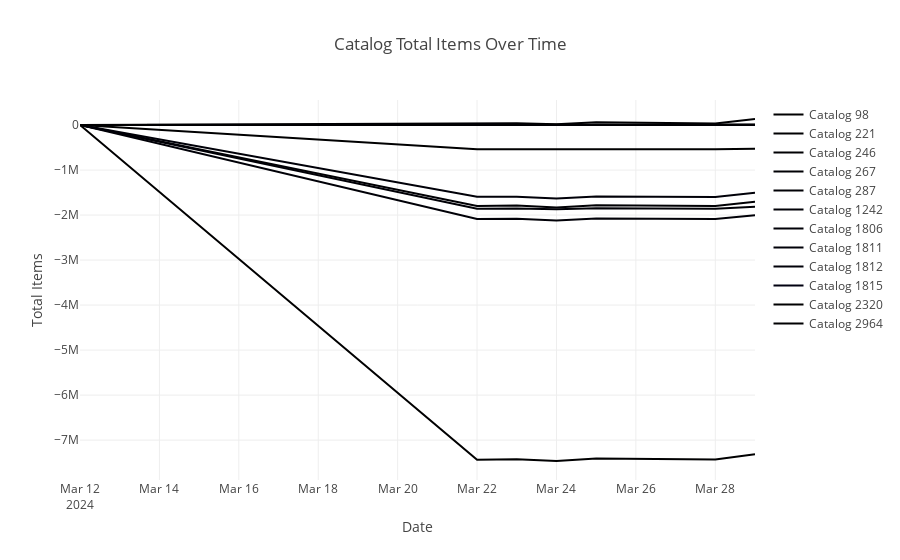

The code cell stored with this chart in its notebook:
### Code cell
import plotly.graph_objs as go

# Get unique catalog_ids
unique_catalog_ids = data['catalog_id'].unique()

# Create a line graph
fig = go.Figure()

data['items_diff'] = data['catalog_total_items'] - data.groupby('catalog_id')['catalog_total_items'].transform('first')

# Loop through each unique catalog_id and add a trace for each one
for catalog_id in unique_catalog_ids:
    catalog_data = data[data['catalog_id'] == catalog_id]
    if catalog_data.size > 10:
        fig.add_trace(go.Scatter(x=catalog_data['date'], y=catalog_data['items_diff'], mode='lines', name=f'Catalog {catalog_id}'))

# Update layout
fig.update_layout(title='Catalog Total Items Over Time',
                  xaxis_title='Date',
                  yaxis_title='Total Items')

### Figure 1 — Plotly figure (JSON) as saved in the notebook; plotly's stock layout.template omitted (floating-point values rounded to 4 significant figures)
{"data": [{"mode": "lines", "name": "Catalog 98", "type": "scatter", "x": ["2024-03-12", "2024-03-22", "2024-03-23", "2024-03-24", "2024-03-25", "2024-03-28", "2024-03-29"], "y": [0, -539400.0, -539400.0, -544100.0, -538500.0, -538600.0, -525820]}, {"mode": "lines", "name": "Catalog 221", "type": "scatter", "x": ["2024-03-12", "2024-03-22", "2024-03-23", "2024-03-24", "2024-03-25", "2024-03-28", "2024-03-29"], "y": [0, 29120.0, 38430.0, 15400.0, 63660.0, 33280.0, 134700.0]}, {"mode": "lines", "name": "Catalog 246", "type": "scatter", "x": ["2024-03-12", "2024-03-22", "2024-03-23", "2024-03-24", "2024-03-25", "2024-03-28", "2024-03-29"], "y": [0, 684.3, 747.4, 1684.0, 1701.0, 1299.0, 1188.0]}, {"mode": "lines", "name": "Catalog 267", "type": "scatter", "x": ["2024-03-12", "2024-03-22", "2024-03-23", "2024-03-24", "2024-03-25", "2024-03-28", "2024-03-29"], "y": [0, -1796024, -1786000.0, -1834000.0, -1783000.0, -1801000.0, -1703016]}, {"mode": "lines", "name": "Catalog 287", "type": "scatter", "x": ["2024-03-12", "2024-03-22", "2024-03-23", "2024-03-24", "2024-03-25", "2024-03-28", "2024-03-29"], "y": [0, 3101.0, 2984.0, 4896.0, 4688.0, 5172, 5113]}, {"mode": "lines", "name": "Catalog 1242", "type": "scatter", "x": ["2024-03-12", "2024-03-22", "2024-03-23", "2024-03-24", "2024-03-25", "2024-03-28", "2024-03-29"], "y": [0, -1859248, -1856000.0, -1872000.0, -1849000.0, -1858000.0, -1816000.0]}, {"mode": "lines", "name": "Catalog 1806", "type": "scatter", "x": ["2024-03-12", "2024-03-22", "2024-03-23", "2024-03-24", "2024-03-25", "2024-03-28", "2024-03-29"], "y": [0, -2088000.0, -2084000.0, -2120000.0, -2077000.0, -2085000.0, -2001915]}, {"mode": "lines", "name": "Catalog 1811", "type": "scatter", "x": ["2024-03-12", "2024-03-22", "2024-03-23", "2024-03-24", "2024-03-25", "2024-03-28", "2024-03-29"], "y": [0, -1594743, -1591000.0, -1630000.0, -1585000.0, -1598649, -1504000.0]}, {"mode": "lines", "name": "Catalog 1812", "type": "scatter", "x": ["2024-03-12", "2024-03-22", "2024-03-23", "2024-03-24", "2024-03-25", "2024-03-28", "2024-03-29"], "y": [0, 4406.0, 4479.0, 6477.0, 6459.0, 6989.0, 6816.0]}, {"mode": "lines", "name": "Catalog 1815", "type": "scatter", "x": ["2024-03-12", "2024-03-22", "2024-03-23", "2024-03-24", "2024-03-25", "2024-03-28", "2024-03-29"], "y": [0, 910, 935.7, 1733.0, 1589.0, 1371.0, 1261.0]}, {"mode": "lines", "name": "Catalog 2320", "type": "scatter", "x": ["2024-03-12", "2024-03-22", "2024-03-23", "2024-03-24", "2024-03-25", "2024-03-28", "2024-03-29"], "y": [0, -7435000.0, -7423000.0, -7464000.0, -7406000.0, -7429000.0, -7316192]}, {"mode": "lines", "name": "Catalog 2964", "type": "scatter", "x": ["2024-03-12", "2024-03-22", "2024-03-23", "2024-03-24", "2024-03-25", "2024-03-28", "2024-03-29"], "y": [0, 4654.0, 4852.0, 5749.0, 6048.0, 7208.0, 7244.0]}], "layout": {"title": {"text": "Catalog Total Items Over Time"}, "xaxis": {"title": {"text": "Date"}}, "yaxis": {"title": {"text": "Total Items"}}}}
